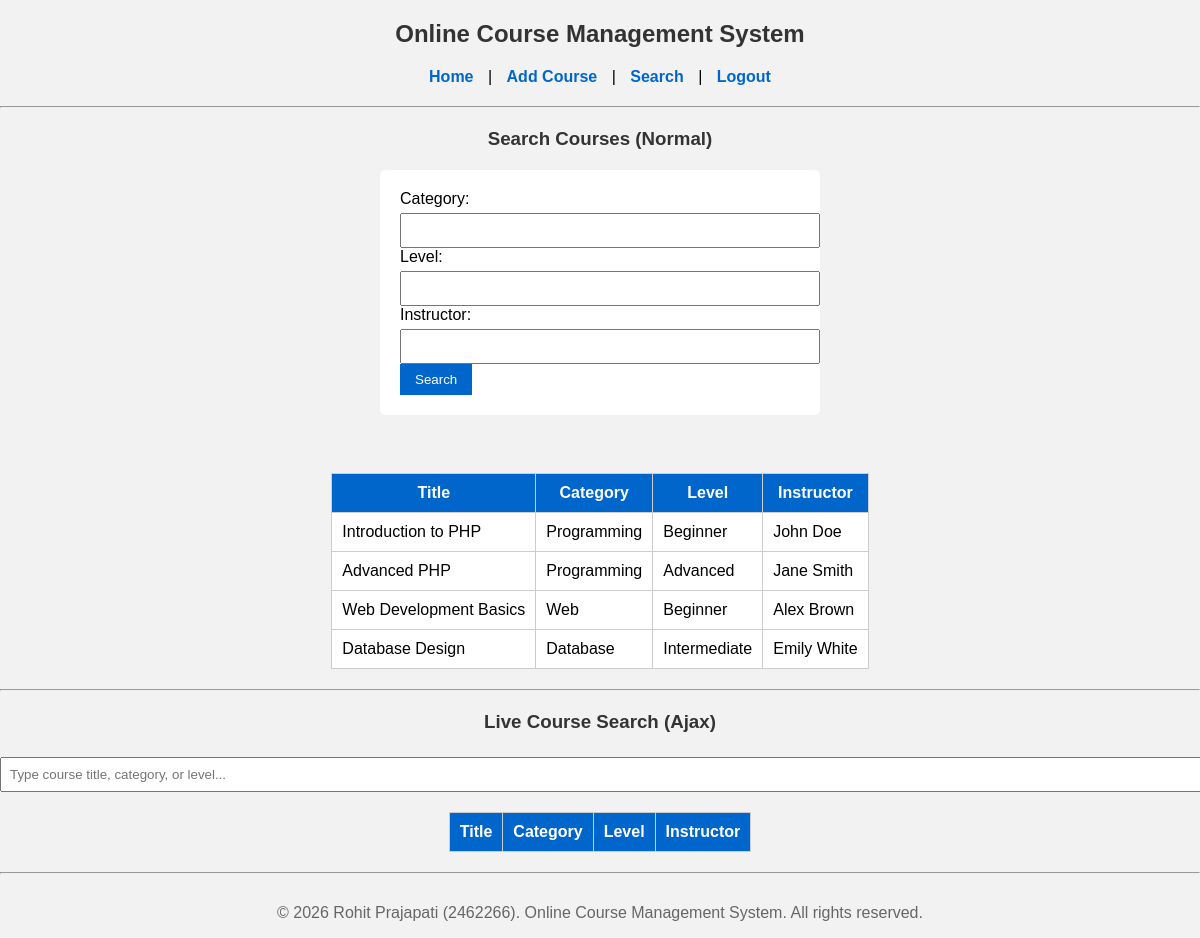
The page /search.php (signed in) on the database its author committed.
### tables this page shows
CREATE TABLE courses (
    id INT AUTO_INCREMENT PRIMARY KEY,
    title VARCHAR(100) NOT NULL,
    category VARCHAR(50) NOT NULL,
    level VARCHAR(50) NOT NULL,
    instructor_id INT,
    FOREIGN KEY (instructor_id) REFERENCES instructors(id)
        ON DELETE SET NULL
        ON UPDATE CASCADE
);

CREATE TABLE instructors (
    id INT AUTO_INCREMENT PRIMARY KEY,
    name VARCHAR(100) NOT NULL
);

### includes/functions.php (called while the page is built, shortened)
<?php
function escape($value) {
    return htmlspecialchars($value, ENT_QUOTES, 'UTF-8');
}

### public/search.php (the view, shortened to what this page needs)
<?php
include "../includes/header.php";
$category = $_GET['category'] ?? '';
$level = $_GET['level'] ?? '';
$instructor = $_GET['instructor'] ?? '';
$query = "
    SELECT courses.*, instructors.name AS instructor_name
    FROM courses
    LEFT JOIN instructors ON courses.instructor_id = instructors.id
    WHERE 1
";
$params = [];
$stmt = $pdo->prepare($query);
$stmt->execute($params);
$results = $stmt->fetchAll();
?>
<h3>Search Courses (Normal)</h3>
<form method="get">
    Category:
    <input type="text" name="category" value="<?= escape($category) ?>">
    Level:
    <input type="text" name="level" value="<?= escape($level) ?>">
    Instructor:
    <input type="text" name="instructor" value="<?= escape($instructor) ?>">
    <button type="submit">Search</button>
</form>
<br>
<table border="1" cellpadding="8">
    <tr>
        <th>Title</th>
        <th>Category</th>
        <th>Level</th>
        <th>Instructor</th>
    </tr>
    <?php foreach ($results as $course): ?>
        <tr>
            <td><?= escape($course['title']) ?></td>
            <td><?= escape($course['category']) ?></td>
            <td><?= escape($course['level']) ?></td>
            <td><?= escape($course['instructor_name']) ?></td>
        </tr>
    <?php endforeach; ?>
</table>
<hr>
<h3>Live Course Search (Ajax)</h3>
<input type="text" id="search-box" placeholder="Type course title, category, or level...">
<table border="1" cellpadding="8">
    <thead>
        <tr>
            <th>Title</th>
            <th>Category</th>
            <th>Level</th>
            <th>Instructor</th>
        </tr>
    </thead>
</table>
<?php include "../includes/footer.php"; ?>

### assets/css/style.css (style rules this page uses)
body { font-family: Arial, Helvetica, sans-serif; background-color: #f2f2f2; margin: 0; padding: 0; }
h2, h3 { text-align: center; color: #333; }
hr { margin: 20px 0; }
form { background: #fff; width: 400px; margin: 20px auto; padding: 20px; border-radius: 5px; }
input[type="text"], input[type="password"], select { width: 100%; padding: 8px; margin-top: 5px; }
button { padding: 8px 15px; background-color: #0066cc; border: none; color: white; cursor: pointer; }
table { border-collapse: collapse; margin: 20px auto; background: #fff; }
table th, table td { padding: 10px; border: 1px solid #ccc; }
table th { background-color: #0066cc; color: white; }

### rows shown on the page
courses: title "Introduction to PHP", category "Programming", level "Beginner", instructor.name "John Doe"
courses: title "Advanced PHP", category "Programming", level "Advanced", instructor.name "Jane Smith"
courses: title "Web Development Basics", category "Web", level "Beginner", instructor.name "Alex Brown"
courses: title "Database Design", category "Database", level "Intermediate", instructor.name "Emily White"
